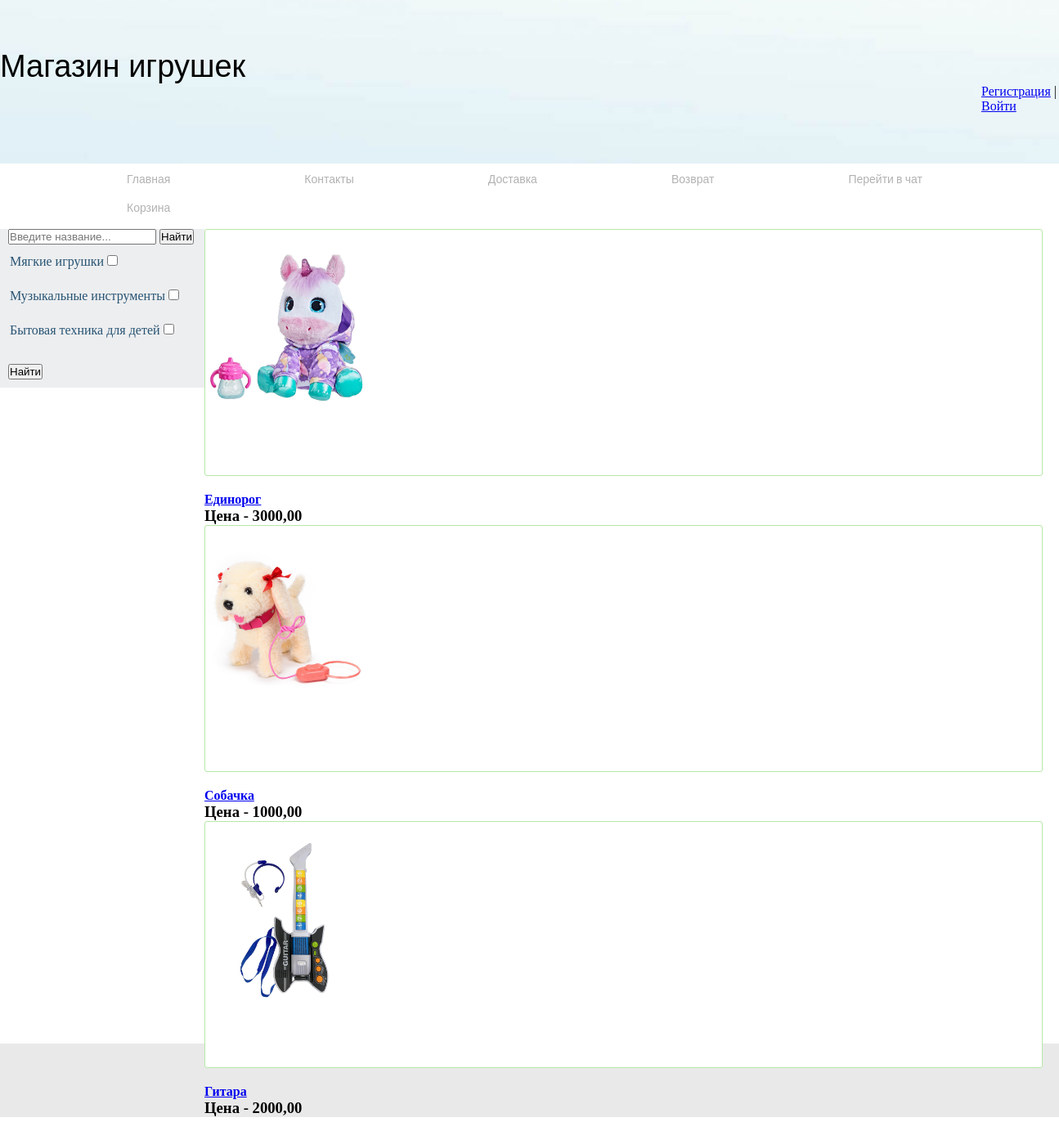
The page / on the database its author committed.
### app_toy_shop/models.py (models this page shows, shortened)
class Category(models.Model):
    name = models.CharField('Категория', max_length=70, db_index=True)
    url = models.SlugField(max_length=170, unique=True)
    class Meta:
        verbose_name = 'Категория'
        verbose_name_plural = 'Категории'

class Product(models.Model):
    name = models.CharField('Название', max_length=70)
    description = models.TextField('Описание')
    price = models.DecimalField('Цена', max_digits=7, decimal_places=2)
    poster = models.ImageField("Постер", upload_to="photos/", blank=True)
    category = models.ForeignKey(Category, on_delete=models.SET_NULL, null=True, verbose_name='Категория',
                                 related_name="category_product")
    url = models.SlugField(max_length=170, unique=True)
    quantity = models.PositiveIntegerField('Колличество', default=1)
    is_active = models.BooleanField('Активность', default=True)
    def __str__(self):
        return self.name
    class Meta:
        verbose_name = 'Товар'
        verbose_name_plural = 'Товары'

### app_toy_shop/views.py (the view)
# urls.py: path('', views.ProductView.as_view(), name='title'),
class ProductView(GetCategory, ListView):
    model = Product
    queryset = Product.objects.filter(is_active=True)
    template_name = 'toy_shop/title.html'
    paginate_by = 3

### app_toy_shop/views.py (called while the page is built)
    def get_category(self):
        return Category.objects.all()

### cart/context_processors.py (called while the page is built)
def cart(request):
    return {'cart': Cart(request)}

### app_toy_shop/templates/toy_shop/title.html
{% extends 'toy_shop/base.html' %}
{% block content %}
<div class="row">
    {% for product in product_list %}
    <div class="products clearfix">
        <div class="product">
            <img class="img-product" src="{{ product.poster.url }}"  alt="" >
        </div>
        <div class="item-info-product">
            <h4 class="">
                <a href="{% url 'shop:toy_detail' product.url %}" class="editContent" >{{ product }}</a>
                <h3>Цена - {{ product.price }}</h3>
            </h4>
        </div>
    </div>
    {% endfor %}
</div>
{% endblock content %}

### app_toy_shop/templates/toy_shop/base.html (shortened to what this page needs)
<!DOCTYPE html>
{% load static %}
<html lang="en">
<head>
    <link rel="stylesheet" type="text/css" href="{% static 'css/style.css' %}">
</head>
<body>
<div class="wrapper">
    <div class="page">
        <div class="header">
            <div class="header_text">
            <span>Магазин игрушек</span>
            </div>
            <div class="register">
            <header>
			{% if request.user.is_authenticated %}
			<li class="last"> <a href="{% url 'user:user_room' user.id %}">Личный кабинет</a> | <a href="{% url 'user:logout' %}">Выйти</a></li>
			{% else %}
			<li class="last"><a href="{% url 'user:register' %}">Регистрация</a> | <a href="{% url 'user:login_view' %}">Войти</a></li>
			{% endif %}
            </header>
            </div>
        </div>
        <div id="wrapper">
		<nav>
			<ul class="top-menu">
				<li><a href="{% url 'shop:title' %}">Главная</a></li>
				<li><a href="{% url 'shop:contact' %}">Контакты</a></li>
				<li><a href="{% url 'shop:delivery' %}">Доставка</a></li>
				<li><a href="{% url 'shop:refund' %}">Возврат</a></li>
                <li><a href="#">Перейти в чат</a></li>
				<li><a href="{% url 'cart:cart_detail' %}">Корзина</a></li>
			</ul>
		</nav>
</div>
<aside>
    <ul class="main-menu">
        <li class="menu_search">
        <form action="{% url 'shop:search' %}" method="get" name="search">
            <input type="search" placeholder="Введите название..." name="q" class="form-control" required="">
            <button type="submit">Найти</button>
        </form></li>
        <form action="{% url 'shop:filter' %}" method="get">
            {% for category in view.get_category %}
            <li class="menu_item">
            <span>{{category.name}}</span>
            <input type="checkbox" class="cheked" name="category" value="{{category.name}}">
            </li>
            {% endfor %}
            <button class="menu_item_button" type="submit">Найти</button>
        </form>
    </ul>
</aside>
    {% block content %}
    {% endblock content %}
<div class="footer">
    <p>&copy; Все права защищены.
    <p>&nbsp;
</div>
    </div>
</div>
</body>
</html>

### static/css/style.css (style rules this page uses)
* { margin: 0; padding: 0; }
html, body { height: 100%; }
.wrapper { height: 100%; max-width: 100%; margin: 0 auto; }
.page { min-height: 100%; padding-bottom: 90px; box-sizing: border-box; }
.header { max-height: 100%; height: 200px; background: #fff url('../image/12.jpg') no-repeat center; }
.header_text { padding-top: 60px; padding-left: 100 px; width: 400px; font-family: Tahoma, Arial; font-size: 38px; }
.register { margin: 0 0 5px 1200px; list-style: none; }
.main-menu { list-style: none; padding: 0; margin: 0; background: #EDEEF0; color: #285473; width: 250px; }
.menu_item { padding: 2px 2px; margin: 10px 0 20px 10px; }
.menu_item_button { margin: 10px 0 10px 10px; }
.menu_search { margin: 10px 0 10px 10px; }
nav a { text-decoration: none; }
nav ul { margin: 0; padding: 0; }
nav li { list-style-position: inside; font: 14px 'Oswald', sans-serif; padding: 10px; }
.top-menu li { display: inline-block; padding: 7px 5px; margin: 0 0 0 150px; }
.top-menu a { color: #b2b2b2; }
aside { float: left; width: 250px; }
.img-product { width: 200px; height: 200px; margin: 20px 0 20px 0; }
.row { margin: 10px 0 0 250px; }
.product { display: block; border: 1px solid #b5e9a7; border-radius: 3px; position: relative; background: #fff; margin: 0 20px 20px 0; text-decoration: none; color: #474747; z-index: 0; height: 300px; }
.footer { height: 90px; margin-top: -90px; box-sizing: border-box; background: rgba(204, 204, 204, 0.43); border-radius: 0 0 20px 20 px; padding: 5px; color: #777; font-size: 11px; font-family: Verdana; text-align: center; }

### rows shown on the page
Category: name "Мягкие игрушки"
Category: name "Музыкальные инструменты"
Category: name "Бытовая техника для детей"
Product: poster (picture), name "Единорог", price "3000,00"
Product: poster (picture), name "Собачка", price "1000,00"
Product: poster (picture), name "Гитара", price "2000,00"
